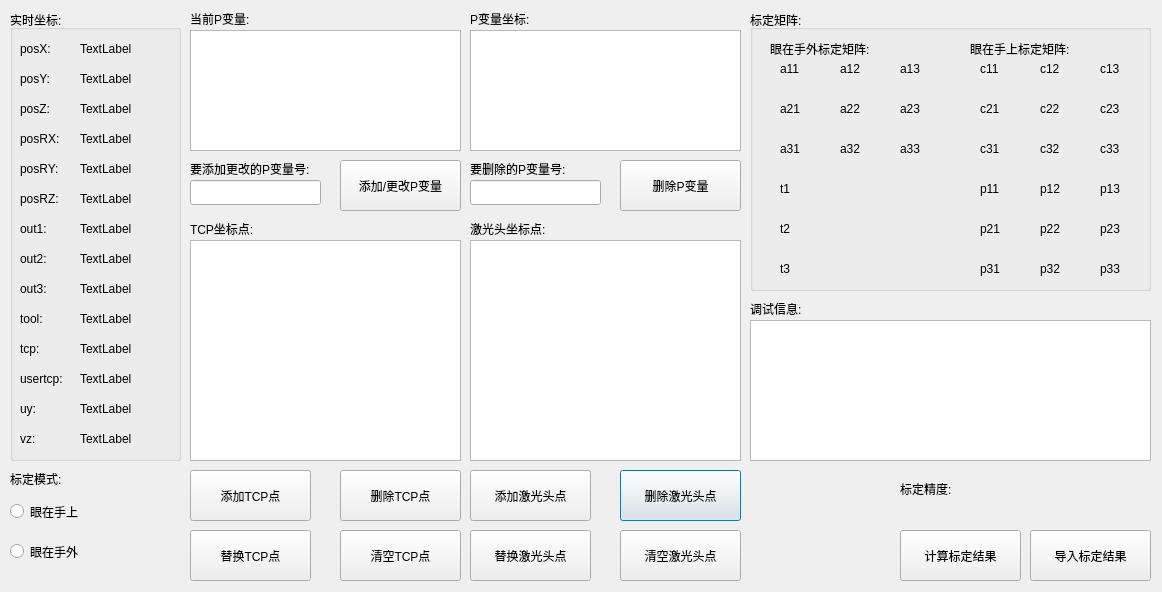
<?xml version="1.0" encoding="UTF-8"?>
<ui version="4.0">
 <class>pshowdlg</class>
 <widget class="QDialog" name="pshowdlg">
  <property name="geometry">
   <rect>
    <x>0</x>
    <y>0</y>
    <width>1162</width>
    <height>592</height>
   </rect>
  </property>
  <property name="windowTitle">
   <string>Dialog</string>
  </property>
  <widget class="QGroupBox" name="groupBox">
   <property name="geometry">
    <rect>
     <x>10</x>
     <y>10</y>
     <width>171</width>
     <height>451</height>
    </rect>
   </property>
   <property name="title">
    <string>实时坐标:</string>
   </property>
   <widget class="QLabel" name="label">
    <property name="geometry">
     <rect>
      <x>10</x>
      <y>30</y>
      <width>51</width>
      <height>17</height>
     </rect>
    </property>
    <property name="text">
     <string>posX:</string>
    </property>
   </widget>
   <widget class="QLabel" name="label_2">
    <property name="geometry">
     <rect>
      <x>10</x>
      <y>60</y>
      <width>51</width>
      <height>17</height>
     </rect>
    </property>
    <property name="text">
     <string>posY:</string>
    </property>
   </widget>
   <widget class="QLabel" name="label_3">
    <property name="geometry">
     <rect>
      <x>10</x>
      <y>90</y>
      <width>51</width>
      <height>17</height>
     </rect>
    </property>
    <property name="text">
     <string>posZ:</string>
    </property>
   </widget>
   <widget class="QLabel" name="label_4">
    <property name="geometry">
     <rect>
      <x>10</x>
      <y>120</y>
      <width>51</width>
      <height>17</height>
     </rect>
    </property>
    <property name="text">
     <string>posRX:</string>
    </property>
   </widget>
   <widget class="QLabel" name="label_5">
    <property name="geometry">
     <rect>
      <x>10</x>
      <y>150</y>
      <width>51</width>
      <height>17</height>
     </rect>
    </property>
    <property name="text">
     <string>posRY:</string>
    </property>
   </widget>
   <widget class="QLabel" name="label_6">
    <property name="geometry">
     <rect>
      <x>10</x>
      <y>180</y>
      <width>51</width>
      <height>17</height>
     </rect>
    </property>
    <property name="text">
     <string>posRZ:</string>
    </property>
   </widget>
   <widget class="QLabel" name="label_7">
    <property name="geometry">
     <rect>
      <x>10</x>
      <y>300</y>
      <width>51</width>
      <height>17</height>
     </rect>
    </property>
    <property name="text">
     <string>tool:</string>
    </property>
   </widget>
   <widget class="QLabel" name="label_8">
    <property name="geometry">
     <rect>
      <x>10</x>
      <y>330</y>
      <width>51</width>
      <height>17</height>
     </rect>
    </property>
    <property name="text">
     <string>tcp:</string>
    </property>
   </widget>
   <widget class="QLabel" name="label_9">
    <property name="geometry">
     <rect>
      <x>10</x>
      <y>360</y>
      <width>61</width>
      <height>17</height>
     </rect>
    </property>
    <property name="text">
     <string>usertcp:</string>
    </property>
   </widget>
   <widget class="QLabel" name="realposX">
    <property name="geometry">
     <rect>
      <x>70</x>
      <y>30</y>
      <width>91</width>
      <height>17</height>
     </rect>
    </property>
    <property name="text">
     <string>TextLabel</string>
    </property>
   </widget>
   <widget class="QLabel" name="realposY">
    <property name="geometry">
     <rect>
      <x>70</x>
      <y>60</y>
      <width>91</width>
      <height>17</height>
     </rect>
    </property>
    <property name="text">
     <string>TextLabel</string>
    </property>
   </widget>
   <widget class="QLabel" name="realposZ">
    <property name="geometry">
     <rect>
      <x>70</x>
      <y>90</y>
      <width>91</width>
      <height>17</height>
     </rect>
    </property>
    <property name="text">
     <string>TextLabel</string>
    </property>
   </widget>
   <widget class="QLabel" name="realposRX">
    <property name="geometry">
     <rect>
      <x>70</x>
      <y>120</y>
      <width>91</width>
      <height>17</height>
     </rect>
    </property>
    <property name="text">
     <string>TextLabel</string>
    </property>
   </widget>
   <widget class="QLabel" name="realposRY">
    <property name="geometry">
     <rect>
      <x>70</x>
      <y>150</y>
      <width>91</width>
      <height>17</height>
     </rect>
    </property>
    <property name="text">
     <string>TextLabel</string>
    </property>
   </widget>
   <widget class="QLabel" name="realposRZ">
    <property name="geometry">
     <rect>
      <x>70</x>
      <y>180</y>
      <width>91</width>
      <height>17</height>
     </rect>
    </property>
    <property name="text">
     <string>TextLabel</string>
    </property>
   </widget>
   <widget class="QLabel" name="realtool">
    <property name="geometry">
     <rect>
      <x>70</x>
      <y>300</y>
      <width>91</width>
      <height>17</height>
     </rect>
    </property>
    <property name="text">
     <string>TextLabel</string>
    </property>
   </widget>
   <widget class="QLabel" name="realtcp">
    <property name="geometry">
     <rect>
      <x>70</x>
      <y>330</y>
      <width>91</width>
      <height>17</height>
     </rect>
    </property>
    <property name="text">
     <string>TextLabel</string>
    </property>
   </widget>
   <widget class="QLabel" name="realusertcp">
    <property name="geometry">
     <rect>
      <x>70</x>
      <y>360</y>
      <width>91</width>
      <height>17</height>
     </rect>
    </property>
    <property name="text">
     <string>TextLabel</string>
    </property>
   </widget>
   <widget class="QLabel" name="label_10">
    <property name="geometry">
     <rect>
      <x>10</x>
      <y>210</y>
      <width>51</width>
      <height>17</height>
     </rect>
    </property>
    <property name="text">
     <string>out1:</string>
    </property>
   </widget>
   <widget class="QLabel" name="label_11">
    <property name="geometry">
     <rect>
      <x>10</x>
      <y>240</y>
      <width>51</width>
      <height>17</height>
     </rect>
    </property>
    <property name="text">
     <string>out2:</string>
    </property>
   </widget>
   <widget class="QLabel" name="label_12">
    <property name="geometry">
     <rect>
      <x>10</x>
      <y>270</y>
      <width>51</width>
      <height>17</height>
     </rect>
    </property>
    <property name="text">
     <string>out3:</string>
    </property>
   </widget>
   <widget class="QLabel" name="realout1">
    <property name="geometry">
     <rect>
      <x>70</x>
      <y>210</y>
      <width>91</width>
      <height>17</height>
     </rect>
    </property>
    <property name="text">
     <string>TextLabel</string>
    </property>
   </widget>
   <widget class="QLabel" name="realout2">
    <property name="geometry">
     <rect>
      <x>70</x>
      <y>240</y>
      <width>91</width>
      <height>17</height>
     </rect>
    </property>
    <property name="text">
     <string>TextLabel</string>
    </property>
   </widget>
   <widget class="QLabel" name="realout3">
    <property name="geometry">
     <rect>
      <x>70</x>
      <y>270</y>
      <width>91</width>
      <height>17</height>
     </rect>
    </property>
    <property name="text">
     <string>TextLabel</string>
    </property>
   </widget>
   <widget class="QLabel" name="label_20">
    <property name="geometry">
     <rect>
      <x>10</x>
      <y>390</y>
      <width>51</width>
      <height>17</height>
     </rect>
    </property>
    <property name="text">
     <string>uy:</string>
    </property>
   </widget>
   <widget class="QLabel" name="realuy">
    <property name="geometry">
     <rect>
      <x>70</x>
      <y>390</y>
      <width>91</width>
      <height>17</height>
     </rect>
    </property>
    <property name="text">
     <string>TextLabel</string>
    </property>
   </widget>
   <widget class="QLabel" name="label_21">
    <property name="geometry">
     <rect>
      <x>10</x>
      <y>420</y>
      <width>51</width>
      <height>17</height>
     </rect>
    </property>
    <property name="text">
     <string>vz:</string>
    </property>
   </widget>
   <widget class="QLabel" name="realvz">
    <property name="geometry">
     <rect>
      <x>70</x>
      <y>420</y>
      <width>91</width>
      <height>17</height>
     </rect>
    </property>
    <property name="text">
     <string>TextLabel</string>
    </property>
   </widget>
  </widget>
  <widget class="QGroupBox" name="groupBox_2">
   <property name="geometry">
    <rect>
     <x>750</x>
     <y>10</y>
     <width>401</width>
     <height>281</height>
    </rect>
   </property>
   <property name="title">
    <string>标定矩阵:</string>
   </property>
   <widget class="QLabel" name="label_14">
    <property name="geometry">
     <rect>
      <x>20</x>
      <y>30</y>
      <width>131</width>
      <height>17</height>
     </rect>
    </property>
    <property name="text">
     <string>眼在手外标定矩阵:</string>
    </property>
   </widget>
   <widget class="QLabel" name="a01_label">
    <property name="geometry">
     <rect>
      <x>90</x>
      <y>50</y>
      <width>61</width>
      <height>17</height>
     </rect>
    </property>
    <property name="text">
     <string>a12</string>
    </property>
   </widget>
   <widget class="QLabel" name="a02_label">
    <property name="geometry">
     <rect>
      <x>150</x>
      <y>50</y>
      <width>61</width>
      <height>17</height>
     </rect>
    </property>
    <property name="text">
     <string>a13</string>
    </property>
   </widget>
   <widget class="QLabel" name="a00_label">
    <property name="geometry">
     <rect>
      <x>30</x>
      <y>50</y>
      <width>61</width>
      <height>17</height>
     </rect>
    </property>
    <property name="text">
     <string>a11</string>
    </property>
   </widget>
   <widget class="QLabel" name="a21_label">
    <property name="geometry">
     <rect>
      <x>90</x>
      <y>130</y>
      <width>61</width>
      <height>17</height>
     </rect>
    </property>
    <property name="text">
     <string>a32</string>
    </property>
   </widget>
   <widget class="QLabel" name="a12_label">
    <property name="geometry">
     <rect>
      <x>150</x>
      <y>90</y>
      <width>61</width>
      <height>17</height>
     </rect>
    </property>
    <property name="text">
     <string>a23</string>
    </property>
   </widget>
   <widget class="QLabel" name="a11_label">
    <property name="geometry">
     <rect>
      <x>90</x>
      <y>90</y>
      <width>61</width>
      <height>17</height>
     </rect>
    </property>
    <property name="text">
     <string>a22</string>
    </property>
   </widget>
   <widget class="QLabel" name="a22_label">
    <property name="geometry">
     <rect>
      <x>150</x>
      <y>130</y>
      <width>61</width>
      <height>17</height>
     </rect>
    </property>
    <property name="text">
     <string>a33</string>
    </property>
   </widget>
   <widget class="QLabel" name="a20_label">
    <property name="geometry">
     <rect>
      <x>30</x>
      <y>130</y>
      <width>61</width>
      <height>17</height>
     </rect>
    </property>
    <property name="text">
     <string>a31</string>
    </property>
   </widget>
   <widget class="QLabel" name="a10_label">
    <property name="geometry">
     <rect>
      <x>30</x>
      <y>90</y>
      <width>61</width>
      <height>17</height>
     </rect>
    </property>
    <property name="text">
     <string>a21</string>
    </property>
   </widget>
   <widget class="QLabel" name="t0_label">
    <property name="geometry">
     <rect>
      <x>30</x>
      <y>170</y>
      <width>61</width>
      <height>17</height>
     </rect>
    </property>
    <property name="text">
     <string>t1</string>
    </property>
   </widget>
   <widget class="QLabel" name="t1_label">
    <property name="geometry">
     <rect>
      <x>30</x>
      <y>210</y>
      <width>61</width>
      <height>17</height>
     </rect>
    </property>
    <property name="text">
     <string>t2</string>
    </property>
   </widget>
   <widget class="QLabel" name="t2_label">
    <property name="geometry">
     <rect>
      <x>30</x>
      <y>250</y>
      <width>61</width>
      <height>17</height>
     </rect>
    </property>
    <property name="text">
     <string>t3</string>
    </property>
   </widget>
   <widget class="QLabel" name="label_15">
    <property name="geometry">
     <rect>
      <x>220</x>
      <y>30</y>
      <width>131</width>
      <height>17</height>
     </rect>
    </property>
    <property name="text">
     <string>眼在手上标定矩阵:</string>
    </property>
   </widget>
   <widget class="QLabel" name="c21_label">
    <property name="geometry">
     <rect>
      <x>290</x>
      <y>130</y>
      <width>61</width>
      <height>17</height>
     </rect>
    </property>
    <property name="text">
     <string>c32</string>
    </property>
   </widget>
   <widget class="QLabel" name="c01_label">
    <property name="geometry">
     <rect>
      <x>290</x>
      <y>50</y>
      <width>61</width>
      <height>17</height>
     </rect>
    </property>
    <property name="text">
     <string>c12</string>
    </property>
   </widget>
   <widget class="QLabel" name="c10_label">
    <property name="geometry">
     <rect>
      <x>230</x>
      <y>90</y>
      <width>61</width>
      <height>17</height>
     </rect>
    </property>
    <property name="text">
     <string>c21</string>
    </property>
   </widget>
   <widget class="QLabel" name="c22_label">
    <property name="geometry">
     <rect>
      <x>350</x>
      <y>130</y>
      <width>61</width>
      <height>17</height>
     </rect>
    </property>
    <property name="text">
     <string>c33</string>
    </property>
   </widget>
   <widget class="QLabel" name="c20_label">
    <property name="geometry">
     <rect>
      <x>230</x>
      <y>130</y>
      <width>61</width>
      <height>17</height>
     </rect>
    </property>
    <property name="text">
     <string>c31</string>
    </property>
   </widget>
   <widget class="QLabel" name="c11_label">
    <property name="geometry">
     <rect>
      <x>290</x>
      <y>90</y>
      <width>61</width>
      <height>17</height>
     </rect>
    </property>
    <property name="text">
     <string>c22</string>
    </property>
   </widget>
   <widget class="QLabel" name="c02_label">
    <property name="geometry">
     <rect>
      <x>350</x>
      <y>50</y>
      <width>61</width>
      <height>17</height>
     </rect>
    </property>
    <property name="text">
     <string>c13</string>
    </property>
   </widget>
   <widget class="QLabel" name="c00_label">
    <property name="geometry">
     <rect>
      <x>230</x>
      <y>50</y>
      <width>61</width>
      <height>17</height>
     </rect>
    </property>
    <property name="text">
     <string>c11</string>
    </property>
   </widget>
   <widget class="QLabel" name="c12_label">
    <property name="geometry">
     <rect>
      <x>350</x>
      <y>90</y>
      <width>61</width>
      <height>17</height>
     </rect>
    </property>
    <property name="text">
     <string>c23</string>
    </property>
   </widget>
   <widget class="QLabel" name="p22_label">
    <property name="geometry">
     <rect>
      <x>350</x>
      <y>250</y>
      <width>61</width>
      <height>17</height>
     </rect>
    </property>
    <property name="text">
     <string>p33</string>
    </property>
   </widget>
   <widget class="QLabel" name="p00_label">
    <property name="geometry">
     <rect>
      <x>230</x>
      <y>170</y>
      <width>61</width>
      <height>17</height>
     </rect>
    </property>
    <property name="text">
     <string>p11</string>
    </property>
   </widget>
   <widget class="QLabel" name="p10_label">
    <property name="geometry">
     <rect>
      <x>230</x>
      <y>210</y>
      <width>61</width>
      <height>17</height>
     </rect>
    </property>
    <property name="text">
     <string>p21</string>
    </property>
   </widget>
   <widget class="QLabel" name="p02_label">
    <property name="geometry">
     <rect>
      <x>350</x>
      <y>170</y>
      <width>61</width>
      <height>17</height>
     </rect>
    </property>
    <property name="text">
     <string>p13</string>
    </property>
   </widget>
   <widget class="QLabel" name="p01_label">
    <property name="geometry">
     <rect>
      <x>290</x>
      <y>170</y>
      <width>61</width>
      <height>17</height>
     </rect>
    </property>
    <property name="text">
     <string>p12</string>
    </property>
   </widget>
   <widget class="QLabel" name="p12_label">
    <property name="geometry">
     <rect>
      <x>350</x>
      <y>210</y>
      <width>61</width>
      <height>17</height>
     </rect>
    </property>
    <property name="text">
     <string>p23</string>
    </property>
   </widget>
   <widget class="QLabel" name="p11_label">
    <property name="geometry">
     <rect>
      <x>290</x>
      <y>210</y>
      <width>61</width>
      <height>17</height>
     </rect>
    </property>
    <property name="text">
     <string>p22</string>
    </property>
   </widget>
   <widget class="QLabel" name="p21_label">
    <property name="geometry">
     <rect>
      <x>290</x>
      <y>250</y>
      <width>61</width>
      <height>17</height>
     </rect>
    </property>
    <property name="text">
     <string>p32</string>
    </property>
   </widget>
   <widget class="QLabel" name="p20_label">
    <property name="geometry">
     <rect>
      <x>230</x>
      <y>250</y>
      <width>61</width>
      <height>17</height>
     </rect>
    </property>
    <property name="text">
     <string>p31</string>
    </property>
   </widget>
  </widget>
  <widget class="QListWidget" name="robposlist">
   <property name="geometry">
    <rect>
     <x>190</x>
     <y>240</y>
     <width>271</width>
     <height>221</height>
    </rect>
   </property>
  </widget>
  <widget class="QListWidget" name="leaserposlist">
   <property name="geometry">
    <rect>
     <x>470</x>
     <y>240</y>
     <width>271</width>
     <height>221</height>
    </rect>
   </property>
  </widget>
  <widget class="QLabel" name="label_13">
   <property name="geometry">
    <rect>
     <x>190</x>
     <y>220</y>
     <width>81</width>
     <height>17</height>
    </rect>
   </property>
   <property name="text">
    <string>TCP坐标点:</string>
   </property>
  </widget>
  <widget class="QLabel" name="label_16">
   <property name="geometry">
    <rect>
     <x>470</x>
     <y>220</y>
     <width>101</width>
     <height>17</height>
    </rect>
   </property>
   <property name="text">
    <string>激光头坐标点:</string>
   </property>
  </widget>
  <widget class="QPushButton" name="pushButton_6">
   <property name="geometry">
    <rect>
     <x>620</x>
     <y>470</y>
     <width>121</width>
     <height>51</height>
    </rect>
   </property>
   <property name="text">
    <string>删除激光头点</string>
   </property>
  </widget>
  <widget class="QPushButton" name="pushButton">
   <property name="geometry">
    <rect>
     <x>190</x>
     <y>470</y>
     <width>121</width>
     <height>51</height>
    </rect>
   </property>
   <property name="text">
    <string>添加TCP点</string>
   </property>
  </widget>
  <widget class="QPushButton" name="pushButton_4">
   <property name="geometry">
    <rect>
     <x>470</x>
     <y>470</y>
     <width>121</width>
     <height>51</height>
    </rect>
   </property>
   <property name="text">
    <string>添加激光头点</string>
   </property>
  </widget>
  <widget class="QPushButton" name="pushButton_8">
   <property name="geometry">
    <rect>
     <x>340</x>
     <y>530</y>
     <width>121</width>
     <height>51</height>
    </rect>
   </property>
   <property name="text">
    <string>清空TCP点</string>
   </property>
  </widget>
  <widget class="QPushButton" name="pushButton_3">
   <property name="geometry">
    <rect>
     <x>340</x>
     <y>470</y>
     <width>121</width>
     <height>51</height>
    </rect>
   </property>
   <property name="text">
    <string>删除TCP点</string>
   </property>
  </widget>
  <widget class="QPushButton" name="pushButton_9">
   <property name="geometry">
    <rect>
     <x>620</x>
     <y>530</y>
     <width>121</width>
     <height>51</height>
    </rect>
   </property>
   <property name="text">
    <string>清空激光头点</string>
   </property>
  </widget>
  <widget class="QPushButton" name="pushButton_5">
   <property name="geometry">
    <rect>
     <x>470</x>
     <y>530</y>
     <width>121</width>
     <height>51</height>
    </rect>
   </property>
   <property name="text">
    <string>替换激光头点</string>
   </property>
  </widget>
  <widget class="QPushButton" name="pushButton_2">
   <property name="geometry">
    <rect>
     <x>190</x>
     <y>530</y>
     <width>121</width>
     <height>51</height>
    </rect>
   </property>
   <property name="text">
    <string>替换TCP点</string>
   </property>
  </widget>
  <widget class="QRadioButton" name="radio2">
   <property name="geometry">
    <rect>
     <x>10</x>
     <y>540</y>
     <width>81</width>
     <height>23</height>
    </rect>
   </property>
   <property name="text">
    <string>眼在手外</string>
   </property>
  </widget>
  <widget class="QRadioButton" name="radio1">
   <property name="geometry">
    <rect>
     <x>10</x>
     <y>500</y>
     <width>81</width>
     <height>23</height>
    </rect>
   </property>
   <property name="text">
    <string>眼在手上</string>
   </property>
  </widget>
  <widget class="QLabel" name="label_17">
   <property name="geometry">
    <rect>
     <x>10</x>
     <y>470</y>
     <width>71</width>
     <height>17</height>
    </rect>
   </property>
   <property name="text">
    <string>标定模式:</string>
   </property>
  </widget>
  <widget class="QLabel" name="label_18">
   <property name="geometry">
    <rect>
     <x>750</x>
     <y>300</y>
     <width>67</width>
     <height>17</height>
    </rect>
   </property>
   <property name="text">
    <string>调试信息:</string>
   </property>
  </widget>
  <widget class="QTextBrowser" name="record">
   <property name="geometry">
    <rect>
     <x>750</x>
     <y>320</y>
     <width>401</width>
     <height>141</height>
    </rect>
   </property>
  </widget>
  <widget class="QLabel" name="label_19">
   <property name="geometry">
    <rect>
     <x>900</x>
     <y>480</y>
     <width>67</width>
     <height>17</height>
    </rect>
   </property>
   <property name="text">
    <string>标定精度:</string>
   </property>
  </widget>
  <widget class="QLabel" name="err">
   <property name="geometry">
    <rect>
     <x>980</x>
     <y>480</y>
     <width>81</width>
     <height>17</height>
    </rect>
   </property>
   <property name="text">
    <string/>
   </property>
  </widget>
  <widget class="QPushButton" name="pushButton_7">
   <property name="geometry">
    <rect>
     <x>900</x>
     <y>530</y>
     <width>121</width>
     <height>51</height>
    </rect>
   </property>
   <property name="text">
    <string>计算标定结果</string>
   </property>
  </widget>
  <widget class="QPushButton" name="pushButton_10">
   <property name="geometry">
    <rect>
     <x>1030</x>
     <y>530</y>
     <width>121</width>
     <height>51</height>
    </rect>
   </property>
   <property name="text">
    <string>导入标定结果</string>
   </property>
  </widget>
  <widget class="QListWidget" name="robPdata">
   <property name="enabled">
    <bool>true</bool>
   </property>
   <property name="geometry">
    <rect>
     <x>190</x>
     <y>30</y>
     <width>271</width>
     <height>121</height>
    </rect>
   </property>
  </widget>
  <widget class="QLabel" name="label_22">
   <property name="geometry">
    <rect>
     <x>190</x>
     <y>10</y>
     <width>111</width>
     <height>17</height>
    </rect>
   </property>
   <property name="text">
    <string>当前P变量:</string>
   </property>
  </widget>
  <widget class="QListWidget" name="robPdatapoint">
   <property name="enabled">
    <bool>true</bool>
   </property>
   <property name="geometry">
    <rect>
     <x>470</x>
     <y>30</y>
     <width>271</width>
     <height>121</height>
    </rect>
   </property>
  </widget>
  <widget class="QLabel" name="label_23">
   <property name="geometry">
    <rect>
     <x>470</x>
     <y>10</y>
     <width>111</width>
     <height>17</height>
    </rect>
   </property>
   <property name="text">
    <string>P变量坐标:</string>
   </property>
  </widget>
  <widget class="QPushButton" name="pushButton_11">
   <property name="geometry">
    <rect>
     <x>620</x>
     <y>160</y>
     <width>121</width>
     <height>51</height>
    </rect>
   </property>
   <property name="text">
    <string>删除P变量</string>
   </property>
  </widget>
  <widget class="QPushButton" name="pushButton_12">
   <property name="geometry">
    <rect>
     <x>340</x>
     <y>160</y>
     <width>121</width>
     <height>51</height>
    </rect>
   </property>
   <property name="text">
    <string>添加/更改P变量</string>
   </property>
  </widget>
  <widget class="QLineEdit" name="pidaddEdit">
   <property name="geometry">
    <rect>
     <x>190</x>
     <y>180</y>
     <width>131</width>
     <height>25</height>
    </rect>
   </property>
  </widget>
  <widget class="QLabel" name="label_24">
   <property name="geometry">
    <rect>
     <x>190</x>
     <y>160</y>
     <width>151</width>
     <height>17</height>
    </rect>
   </property>
   <property name="text">
    <string>要添加更改的P变量号:</string>
   </property>
  </widget>
  <widget class="QLineEdit" name="piddelEdit">
   <property name="geometry">
    <rect>
     <x>470</x>
     <y>180</y>
     <width>131</width>
     <height>25</height>
    </rect>
   </property>
  </widget>
  <widget class="QLabel" name="label_25">
   <property name="geometry">
    <rect>
     <x>470</x>
     <y>160</y>
     <width>121</width>
     <height>17</height>
    </rect>
   </property>
   <property name="text">
    <string>要删除的P变量号:</string>
   </property>
  </widget>
 </widget>
 <resources/>
 <connections/>
</ui>
